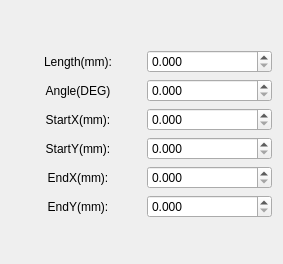
<?xml version="1.0" encoding="UTF-8"?>
<ui version="4.0">
 <class>CLineAttribute</class>
 <widget class="QWidget" name="CLineAttribute">
  <property name="geometry">
   <rect>
    <x>0</x>
    <y>0</y>
    <width>283</width>
    <height>264</height>
   </rect>
  </property>
  <property name="sizePolicy">
   <sizepolicy hsizetype="Expanding" vsizetype="Expanding">
    <horstretch>0</horstretch>
    <verstretch>0</verstretch>
   </sizepolicy>
  </property>
  <property name="windowTitle">
   <string>CLineAttribute</string>
  </property>
  <layout class="QGridLayout" name="gridLayout">
   <property name="leftMargin">
    <number>15</number>
   </property>
   <property name="topMargin">
    <number>15</number>
   </property>
   <item row="1" column="0">
    <layout class="QHBoxLayout" name="horizontalLayout">
     <item>
      <layout class="QVBoxLayout" name="verticalLayout">
       <item>
        <widget class="QLabel" name="label_Length">
         <property name="text">
          <string>Length(mm):</string>
         </property>
         <property name="alignment">
          <set>Qt::AlignmentFlag::AlignCenter</set>
         </property>
        </widget>
       </item>
       <item>
        <widget class="QLabel" name="label_Angle">
         <property name="text">
          <string>Angle(DEG)</string>
         </property>
         <property name="alignment">
          <set>Qt::AlignmentFlag::AlignCenter</set>
         </property>
        </widget>
       </item>
       <item>
        <widget class="QLabel" name="label_StartX">
         <property name="text">
          <string>StartX(mm):</string>
         </property>
         <property name="alignment">
          <set>Qt::AlignmentFlag::AlignCenter</set>
         </property>
        </widget>
       </item>
       <item>
        <widget class="QLabel" name="labelY_StartY">
         <property name="text">
          <string>StartY(mm):</string>
         </property>
         <property name="alignment">
          <set>Qt::AlignmentFlag::AlignCenter</set>
         </property>
        </widget>
       </item>
       <item>
        <widget class="QLabel" name="label_EndX">
         <property name="text">
          <string>EndX(mm):</string>
         </property>
         <property name="alignment">
          <set>Qt::AlignmentFlag::AlignCenter</set>
         </property>
        </widget>
       </item>
       <item>
        <widget class="QLabel" name="label_EndY">
         <property name="text">
          <string>EndY(mm):</string>
         </property>
         <property name="alignment">
          <set>Qt::AlignmentFlag::AlignCenter</set>
         </property>
        </widget>
       </item>
      </layout>
     </item>
     <item>
      <layout class="QVBoxLayout" name="verticalLayout_2">
       <item>
        <widget class="QDoubleSpinBox" name="doubleSpinBox_Length">
         <property name="sizePolicy">
          <sizepolicy hsizetype="Preferred" vsizetype="Fixed">
           <horstretch>0</horstretch>
           <verstretch>0</verstretch>
          </sizepolicy>
         </property>
         <property name="decimals">
          <number>3</number>
         </property>
         <property name="maximum">
          <double>1000.000000000000000</double>
         </property>
        </widget>
       </item>
       <item>
        <widget class="QDoubleSpinBox" name="doubleSpinBox_Angle">
         <property name="sizePolicy">
          <sizepolicy hsizetype="Preferred" vsizetype="Fixed">
           <horstretch>0</horstretch>
           <verstretch>0</verstretch>
          </sizepolicy>
         </property>
         <property name="decimals">
          <number>3</number>
         </property>
         <property name="maximum">
          <double>1000.000000000000000</double>
         </property>
         <property name="singleStep">
          <double>0.100000000000000</double>
         </property>
        </widget>
       </item>
       <item>
        <widget class="QDoubleSpinBox" name="doubleSpinBox_StartX">
         <property name="sizePolicy">
          <sizepolicy hsizetype="Preferred" vsizetype="Fixed">
           <horstretch>0</horstretch>
           <verstretch>0</verstretch>
          </sizepolicy>
         </property>
         <property name="decimals">
          <number>3</number>
         </property>
         <property name="maximum">
          <double>1000.000000000000000</double>
         </property>
        </widget>
       </item>
       <item>
        <widget class="QDoubleSpinBox" name="doubleSpinBox_StartY">
         <property name="sizePolicy">
          <sizepolicy hsizetype="Preferred" vsizetype="Fixed">
           <horstretch>0</horstretch>
           <verstretch>0</verstretch>
          </sizepolicy>
         </property>
         <property name="decimals">
          <number>3</number>
         </property>
         <property name="maximum">
          <double>10000.000000000000000</double>
         </property>
        </widget>
       </item>
       <item>
        <widget class="QDoubleSpinBox" name="doubleSpinBox_EndX">
         <property name="sizePolicy">
          <sizepolicy hsizetype="Preferred" vsizetype="Fixed">
           <horstretch>0</horstretch>
           <verstretch>0</verstretch>
          </sizepolicy>
         </property>
         <property name="decimals">
          <number>3</number>
         </property>
         <property name="maximum">
          <double>1000.000000000000000</double>
         </property>
        </widget>
       </item>
       <item>
        <widget class="QDoubleSpinBox" name="doubleSpinBox_EndY">
         <property name="sizePolicy">
          <sizepolicy hsizetype="Preferred" vsizetype="Fixed">
           <horstretch>0</horstretch>
           <verstretch>0</verstretch>
          </sizepolicy>
         </property>
         <property name="decimals">
          <number>3</number>
         </property>
         <property name="maximum">
          <double>10000.000000000000000</double>
         </property>
        </widget>
       </item>
      </layout>
     </item>
    </layout>
   </item>
   <item row="2" column="0">
    <spacer name="verticalSpacer">
     <property name="orientation">
      <enum>Qt::Orientation::Vertical</enum>
     </property>
     <property name="sizeHint" stdset="0">
      <size>
       <width>20</width>
       <height>40</height>
      </size>
     </property>
    </spacer>
   </item>
   <item row="0" column="0">
    <spacer name="verticalSpacer_2">
     <property name="orientation">
      <enum>Qt::Orientation::Vertical</enum>
     </property>
     <property name="sizeHint" stdset="0">
      <size>
       <width>20</width>
       <height>40</height>
      </size>
     </property>
    </spacer>
   </item>
  </layout>
 </widget>
 <layoutdefault spacing="6" margin="11"/>
 <resources/>
 <connections/>
</ui>
